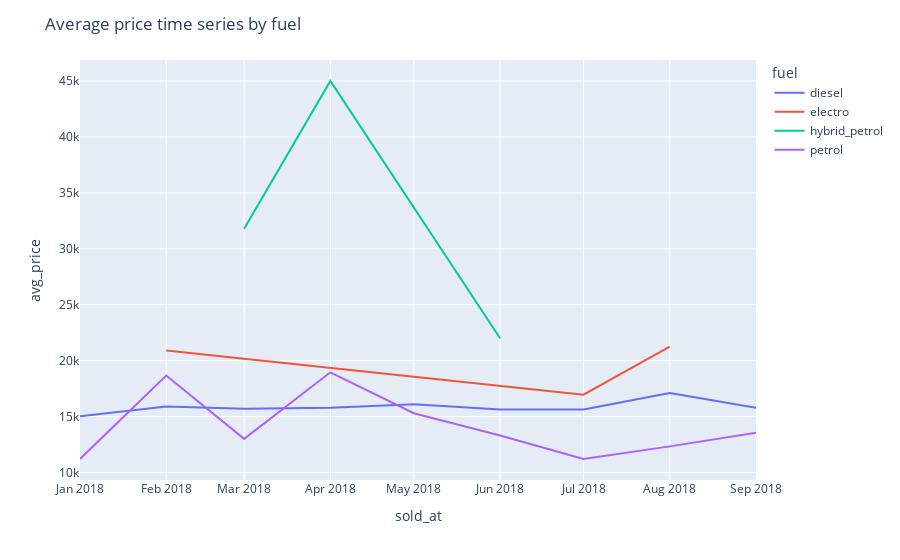
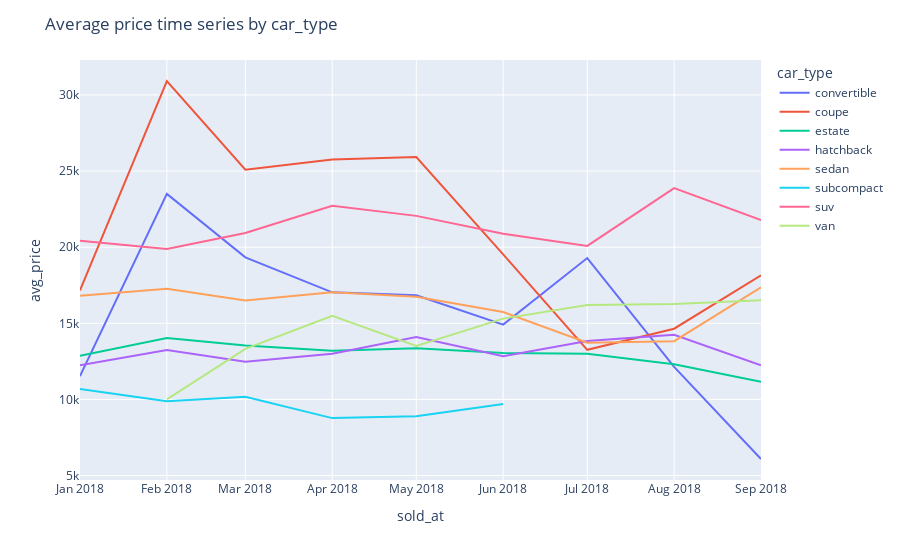
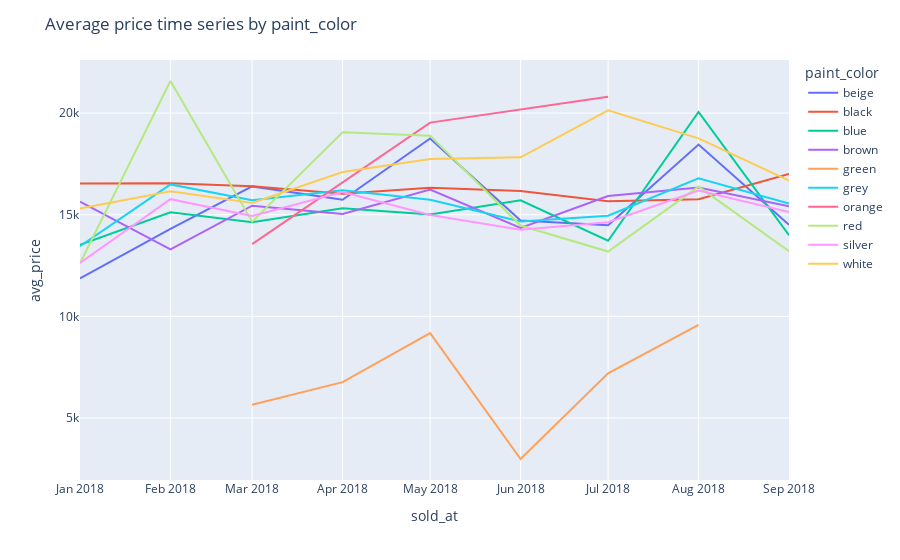

Notebook source saved alongside these figures, in order:
### Code cell
plot_avg_target_time_series_by_features(data_q2, small_cardinality_features)

### Figure 1 — Plotly figure (JSON) as saved in the notebook; plotly's stock layout.template omitted (floating-point values rounded to 4 significant figures)
{"data": [{"hovertemplate": "fuel=diesel<br>sold_at=%{x}<br>avg_price=%{y}<extra></extra>", "legendgroup": "diesel", "line": {"color": "#636efa", "dash": "solid"}, "marker": {"symbol": "circle"}, "mode": "lines", "name": "diesel", "orientation": "v", "showlegend": true, "type": "scatter", "x": ["2018-01-01T00:00:00", "2018-02-01T00:00:00", "2018-03-01T00:00:00", "2018-04-01T00:00:00", "2018-05-01T00:00:00", "2018-06-01T00:00:00", "2018-07-01T00:00:00", "2018-08-01T00:00:00", "2018-09-01T00:00:00"], "xaxis": "x", "y": [15020.0, 15900.0, 15690.0, 15780.0, 16100.0, 15620.0, 15640.0, 17100.0, 15780.0], "yaxis": "y"}, {"hovertemplate": "fuel=electro<br>sold_at=%{x}<br>avg_price=%{y}<extra></extra>", "legendgroup": "electro", "line": {"color": "#EF553B", "dash": "solid"}, "marker": {"symbol": "circle"}, "mode": "lines", "name": "electro", "orientation": "v", "showlegend": true, "type": "scatter", "x": ["2018-02-01T00:00:00", "2018-07-01T00:00:00", "2018-08-01T00:00:00"], "xaxis": "x", "y": [20910.0, 16960.0, 21260.0], "yaxis": "y"}, {"hovertemplate": "fuel=hybrid_petrol<br>sold_at=%{x}<br>avg_price=%{y}<extra></extra>", "legendgroup": "hybrid_petrol", "line": {"color": "#00cc96", "dash": "solid"}, "marker": {"symbol": "circle"}, "mode": "lines", "name": "hybrid_petrol", "orientation": "v", "showlegend": true, "type": "scatter", "x": ["2018-03-01T00:00:00", "2018-04-01T00:00:00", "2018-06-01T00:00:00"], "xaxis": "x", "y": [31800.0, 45000.0, 22000.0], "yaxis": "y"}, {"hovertemplate": "fuel=petrol<br>sold_at=%{x}<br>avg_price=%{y}<extra></extra>", "legendgroup": "petrol", "line": {"color": "#ab63fa", "dash": "solid"}, "marker": {"symbol": "circle"}, "mode": "lines", "name": "petrol", "orientation": "v", "showlegend": true, "type": "scatter", "x": ["2018-01-01T00:00:00", "2018-02-01T00:00:00", "2018-03-01T00:00:00", "2018-04-01T00:00:00", "2018-05-01T00:00:00", "2018-06-01T00:00:00", "2018-07-01T00:00:00", "2018-08-01T00:00:00", "2018-09-01T00:00:00"], "xaxis": "x", "y": [11210.0, 18670.0, 13010.0, 18960.0, 15300.0, 13310.0, 11210.0, 12340.0, 13550.0], "yaxis": "y"}], "layout": {"legend": {"title": {"text": "fuel"}, "tracegroupgap": 0}, "margin": {"t": 60}, "title": {"text": "Average price time series by fuel"}, "xaxis": {"anchor": "y", "domain": [0, 1], "title": {"text": "sold_at"}}, "yaxis": {"anchor": "x", "domain": [0, 1], "title": {"text": "avg_price"}}}}

### Figure 2 — Plotly figure (JSON) as saved in the notebook; plotly's stock layout.template omitted (floating-point values rounded to 4 significant figures)
{"data": [{"hovertemplate": "car_type=convertible<br>sold_at=%{x}<br>avg_price=%{y}<extra></extra>", "legendgroup": "convertible", "line": {"color": "#636efa", "dash": "solid"}, "marker": {"symbol": "circle"}, "mode": "lines", "name": "convertible", "orientation": "v", "showlegend": true, "type": "scatter", "x": ["2018-01-01T00:00:00", "2018-02-01T00:00:00", "2018-03-01T00:00:00", "2018-04-01T00:00:00", "2018-05-01T00:00:00", "2018-06-01T00:00:00", "2018-07-01T00:00:00", "2018-08-01T00:00:00", "2018-09-01T00:00:00"], "xaxis": "x", "y": [11530.0, 23500.0, 19340.0, 17040.0, 16840.0, 14920.0, 19290.0, 12140.0, 6090.0], "yaxis": "y"}, {"hovertemplate": "car_type=coupe<br>sold_at=%{x}<br>avg_price=%{y}<extra></extra>", "legendgroup": "coupe", "line": {"color": "#EF553B", "dash": "solid"}, "marker": {"symbol": "circle"}, "mode": "lines", "name": "coupe", "orientation": "v", "showlegend": true, "type": "scatter", "x": ["2018-01-01T00:00:00", "2018-02-01T00:00:00", "2018-03-01T00:00:00", "2018-04-01T00:00:00", "2018-05-01T00:00:00", "2018-06-01T00:00:00", "2018-07-01T00:00:00", "2018-08-01T00:00:00", "2018-09-01T00:00:00"], "xaxis": "x", "y": [17160.0, 30920.0, 25090.0, 25770.0, 25920.0, 19530.0, 13260.0, 14650.0, 18150.0], "yaxis": "y"}, {"hovertemplate": "car_type=estate<br>sold_at=%{x}<br>avg_price=%{y}<extra></extra>", "legendgroup": "estate", "line": {"color": "#00cc96", "dash": "solid"}, "marker": {"symbol": "circle"}, "mode": "lines", "name": "estate", "orientation": "v", "showlegend": true, "type": "scatter", "x": ["2018-01-01T00:00:00", "2018-02-01T00:00:00", "2018-03-01T00:00:00", "2018-04-01T00:00:00", "2018-05-01T00:00:00", "2018-06-01T00:00:00", "2018-07-01T00:00:00", "2018-08-01T00:00:00", "2018-09-01T00:00:00"], "xaxis": "x", "y": [12860.0, 14040.0, 13550.0, 13190.0, 13370.0, 13050.0, 13010.0, 12310.0, 11160.0], "yaxis": "y"}, {"hovertemplate": "car_type=hatchback<br>sold_at=%{x}<br>avg_price=%{y}<extra></extra>", "legendgroup": "hatchback", "line": {"color": "#ab63fa", "dash": "solid"}, "marker": {"symbol": "circle"}, "mode": "lines", "name": "hatchback", "orientation": "v", "showlegend": true, "type": "scatter", "x": ["2018-01-01T00:00:00", "2018-02-01T00:00:00", "2018-03-01T00:00:00", "2018-04-01T00:00:00", "2018-05-01T00:00:00", "2018-06-01T00:00:00", "2018-07-01T00:00:00", "2018-08-01T00:00:00", "2018-09-01T00:00:00"], "xaxis": "x", "y": [12250.0, 13240.0, 12470.0, 13000.0, 14110.0, 12840.0, 13830.0, 14250.0, 12250.0], "yaxis": "y"}, {"hovertemplate": "car_type=sedan<br>sold_at=%{x}<br>avg_price=%{y}<extra></extra>", "legendgroup": "sedan", "line": {"color": "#FFA15A", "dash": "solid"}, "marker": {"symbol": "circle"}, "mode": "lines", "name": "sedan", "orientation": "v", "showlegend": true, "type": "scatter", "x": ["2018-01-01T00:00:00", "2018-02-01T00:00:00", "2018-03-01T00:00:00", "2018-04-01T00:00:00", "2018-05-01T00:00:00", "2018-06-01T00:00:00", "2018-07-01T00:00:00", "2018-08-01T00:00:00", "2018-09-01T00:00:00"], "xaxis": "x", "y": [16820.0, 17270.0, 16500.0, 17040.0, 16740.0, 15740.0, 13720.0, 13830.0, 17360.0], "yaxis": "y"}, {"hovertemplate": "car_type=subcompact<br>sold_at=%{x}<br>avg_price=%{y}<extra></extra>", "legendgroup": "subcompact", "line": {"color": "#19d3f3", "dash": "solid"}, "marker": {"symbol": "circle"}, "mode": "lines", "name": "subcompact", "orientation": "v", "showlegend": true, "type": "scatter", "x": ["2018-01-01T00:00:00", "2018-02-01T00:00:00", "2018-03-01T00:00:00", "2018-04-01T00:00:00", "2018-05-01T00:00:00", "2018-06-01T00:00:00"], "xaxis": "x", "y": [10690.0, 9881.0, 10180.0, 8775.0, 8893.0, 9701.0], "yaxis": "y"}, {"hovertemplate": "car_type=suv<br>sold_at=%{x}<br>avg_price=%{y}<extra></extra>", "legendgroup": "suv", "line": {"color": "#FF6692", "dash": "solid"}, "marker": {"symbol": "circle"}, "mode": "lines", "name": "suv", "orientation": "v", "showlegend": true, "type": "scatter", "x": ["2018-01-01T00:00:00", "2018-02-01T00:00:00", "2018-03-01T00:00:00", "2018-04-01T00:00:00", "2018-05-01T00:00:00", "2018-06-01T00:00:00", "2018-07-01T00:00:00", "2018-08-01T00:00:00", "2018-09-01T00:00:00"], "xaxis": "x", "y": [20420.0, 19880.0, 20930.0, 22720.0, 22060.0, 20880.0, 20090.0, 23880.0, 21790.0], "yaxis": "y"}, {"hovertemplate": "car_type=van<br>sold_at=%{x}<br>avg_price=%{y}<extra></extra>", "legendgroup": "van", "line": {"color": "#B6E880", "dash": "solid"}, "marker": {"symbol": "circle"}, "mode": "lines", "name": "van", "orientation": "v", "showlegend": true, "type": "scatter", "x": ["2018-02-01T00:00:00", "2018-03-01T00:00:00", "2018-04-01T00:00:00", "2018-05-01T00:00:00", "2018-06-01T00:00:00", "2018-07-01T00:00:00", "2018-08-01T00:00:00", "2018-09-01T00:00:00"], "xaxis": "x", "y": [10010.0, 13320.0, 15490.0, 13520.0, 15310.0, 16210.0, 16270.0, 16520.0], "yaxis": "y"}], "layout": {"legend": {"title": {"text": "car_type"}, "tracegroupgap": 0}, "margin": {"t": 60}, "title": {"text": "Average price time series by car_type"}, "xaxis": {"anchor": "y", "domain": [0, 1], "title": {"text": "sold_at"}}, "yaxis": {"anchor": "x", "domain": [0, 1], "title": {"text": "avg_price"}}}}

### Figure 3 — Plotly figure (JSON) as saved in the notebook; plotly's stock layout.template omitted (floating-point values rounded to 4 significant figures)
{"data": [{"hovertemplate": "paint_color=beige<br>sold_at=%{x}<br>avg_price=%{y}<extra></extra>", "legendgroup": "beige", "line": {"color": "#636efa", "dash": "solid"}, "marker": {"symbol": "circle"}, "mode": "lines", "name": "beige", "orientation": "v", "showlegend": true, "type": "scatter", "x": ["2018-01-01T00:00:00", "2018-02-01T00:00:00", "2018-03-01T00:00:00", "2018-04-01T00:00:00", "2018-05-01T00:00:00", "2018-06-01T00:00:00", "2018-07-01T00:00:00", "2018-08-01T00:00:00", "2018-09-01T00:00:00"], "xaxis": "x", "y": [11870.0, 14300.0, 16390.0, 15740.0, 18750.0, 14720.0, 14490.0, 18450.0, 14500.0], "yaxis": "y"}, {"hovertemplate": "paint_color=black<br>sold_at=%{x}<br>avg_price=%{y}<extra></extra>", "legendgroup": "black", "line": {"color": "#EF553B", "dash": "solid"}, "marker": {"symbol": "circle"}, "mode": "lines", "name": "black", "orientation": "v", "showlegend": true, "type": "scatter", "x": ["2018-01-01T00:00:00", "2018-02-01T00:00:00", "2018-03-01T00:00:00", "2018-04-01T00:00:00", "2018-05-01T00:00:00", "2018-06-01T00:00:00", "2018-07-01T00:00:00", "2018-08-01T00:00:00", "2018-09-01T00:00:00"], "xaxis": "x", "y": [16530.0, 16550.0, 16400.0, 16030.0, 16330.0, 16170.0, 15660.0, 15760.0, 17000.0], "yaxis": "y"}, {"hovertemplate": "paint_color=blue<br>sold_at=%{x}<br>avg_price=%{y}<extra></extra>", "legendgroup": "blue", "line": {"color": "#00cc96", "dash": "solid"}, "marker": {"symbol": "circle"}, "mode": "lines", "name": "blue", "orientation": "v", "showlegend": true, "type": "scatter", "x": ["2018-01-01T00:00:00", "2018-02-01T00:00:00", "2018-03-01T00:00:00", "2018-04-01T00:00:00", "2018-05-01T00:00:00", "2018-06-01T00:00:00", "2018-07-01T00:00:00", "2018-08-01T00:00:00", "2018-09-01T00:00:00"], "xaxis": "x", "y": [13520.0, 15110.0, 14640.0, 15310.0, 15010.0, 15710.0, 13720.0, 20050.0, 14000.0], "yaxis": "y"}, {"hovertemplate": "paint_color=brown<br>sold_at=%{x}<br>avg_price=%{y}<extra></extra>", "legendgroup": "brown", "line": {"color": "#ab63fa", "dash": "solid"}, "marker": {"symbol": "circle"}, "mode": "lines", "name": "brown", "orientation": "v", "showlegend": true, "type": "scatter", "x": ["2018-01-01T00:00:00", "2018-02-01T00:00:00", "2018-03-01T00:00:00", "2018-04-01T00:00:00", "2018-05-01T00:00:00", "2018-06-01T00:00:00", "2018-07-01T00:00:00", "2018-08-01T00:00:00", "2018-09-01T00:00:00"], "xaxis": "x", "y": [15640.0, 13300.0, 15450.0, 15030.0, 16240.0, 14350.0, 15920.0, 16340.0, 15420.0], "yaxis": "y"}, {"hovertemplate": "paint_color=green<br>sold_at=%{x}<br>avg_price=%{y}<extra></extra>", "legendgroup": "green", "line": {"color": "#FFA15A", "dash": "solid"}, "marker": {"symbol": "circle"}, "mode": "lines", "name": "green", "orientation": "v", "showlegend": true, "type": "scatter", "x": ["2018-03-01T00:00:00", "2018-04-01T00:00:00", "2018-05-01T00:00:00", "2018-06-01T00:00:00", "2018-07-01T00:00:00", "2018-08-01T00:00:00"], "xaxis": "x", "y": [5655.0, 6768.0, 9176.0, 2987.0, 7197.0, 9579.0], "yaxis": "y"}, {"hovertemplate": "paint_color=grey<br>sold_at=%{x}<br>avg_price=%{y}<extra></extra>", "legendgroup": "grey", "line": {"color": "#19d3f3", "dash": "solid"}, "marker": {"symbol": "circle"}, "mode": "lines", "name": "grey", "orientation": "v", "showlegend": true, "type": "scatter", "x": ["2018-01-01T00:00:00", "2018-02-01T00:00:00", "2018-03-01T00:00:00", "2018-04-01T00:00:00", "2018-05-01T00:00:00", "2018-06-01T00:00:00", "2018-07-01T00:00:00", "2018-08-01T00:00:00", "2018-09-01T00:00:00"], "xaxis": "x", "y": [13450.0, 16490.0, 15720.0, 16200.0, 15730.0, 14660.0, 14950.0, 16790.0, 15550.0], "yaxis": "y"}, {"hovertemplate": "paint_color=orange<br>sold_at=%{x}<br>avg_price=%{y}<extra></extra>", "legendgroup": "orange", "line": {"color": "#FF6692", "dash": "solid"}, "marker": {"symbol": "circle"}, "mode": "lines", "name": "orange", "orientation": "v", "showlegend": true, "type": "scatter", "x": ["2018-03-01T00:00:00", "2018-05-01T00:00:00", "2018-07-01T00:00:00"], "xaxis": "x", "y": [13560.0, 19530.0, 20800.0], "yaxis": "y"}, {"hovertemplate": "paint_color=red<br>sold_at=%{x}<br>avg_price=%{y}<extra></extra>", "legendgroup": "red", "line": {"color": "#B6E880", "dash": "solid"}, "marker": {"symbol": "circle"}, "mode": "lines", "name": "red", "orientation": "v", "showlegend": true, "type": "scatter", "x": ["2018-01-01T00:00:00", "2018-02-01T00:00:00", "2018-03-01T00:00:00", "2018-04-01T00:00:00", "2018-05-01T00:00:00", "2018-06-01T00:00:00", "2018-07-01T00:00:00", "2018-08-01T00:00:00", "2018-09-01T00:00:00"], "xaxis": "x", "y": [12610.0, 21580.0, 14660.0, 19050.0, 18880.0, 14470.0, 13190.0, 16380.0, 13210.0], "yaxis": "y"}, {"hovertemplate": "paint_color=silver<br>sold_at=%{x}<br>avg_price=%{y}<extra></extra>", "legendgroup": "silver", "line": {"color": "#FF97FF", "dash": "solid"}, "marker": {"symbol": "circle"}, "mode": "lines", "name": "silver", "orientation": "v", "showlegend": true, "type": "scatter", "x": ["2018-01-01T00:00:00", "2018-02-01T00:00:00", "2018-03-01T00:00:00", "2018-04-01T00:00:00", "2018-05-01T00:00:00", "2018-06-01T00:00:00", "2018-07-01T00:00:00", "2018-08-01T00:00:00", "2018-09-01T00:00:00"], "xaxis": "x", "y": [12630.0, 15760.0, 14940.0, 16110.0, 14980.0, 14260.0, 14630.0, 16190.0, 15130.0], "yaxis": "y"}, {"hovertemplate": "paint_color=white<br>sold_at=%{x}<br>avg_price=%{y}<extra></extra>", "legendgroup": "white", "line": {"color": "#FECB52", "dash": "solid"}, "marker": {"symbol": "circle"}, "mode": "lines", "name": "white", "orientation": "v", "showlegend": true, "type": "scatter", "x": ["2018-01-01T00:00:00", "2018-02-01T00:00:00", "2018-03-01T00:00:00", "2018-04-01T00:00:00", "2018-05-01T00:00:00", "2018-06-01T00:00:00", "2018-07-01T00:00:00", "2018-08-01T00:00:00", "2018-09-01T00:00:00"], "xaxis": "x", "y": [15300.0, 16160.0, 15570.0, 17100.0, 17740.0, 17820.0, 20130.0, 18750.0, 16680.0], "yaxis": "y"}], "layout": {"legend": {"title": {"text": "paint_color"}, "tracegroupgap": 0}, "margin": {"t": 60}, "title": {"text": "Average price time series by paint_color"}, "xaxis": {"anchor": "y", "domain": [0, 1], "title": {"text": "sold_at"}}, "yaxis": {"anchor": "x", "domain": [0, 1], "title": {"text": "avg_price"}}}}
